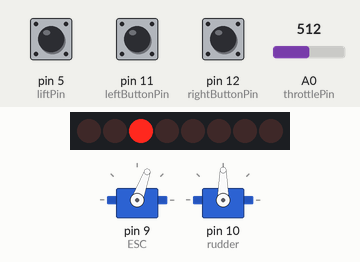
Recording of a sketch running on a simulated Arduino Uno, built with avr-gcc and run on an emulated ATmega328P. Parts: 8 shift-register outputs drawn as a row of LEDs (first output left, lit = HIGH), 2 × servo. Wiring (inferred from the names in the program): shift register (74HC595): data pin 2; shift clock pin 3; latch pin 4. Wiring (inferred from the signals the program sends): row of LEDs: on Q0, Q1, Q2, Q3, Q4, Q5, Q6, Q7. Inputs (shaded band) come from the test bench; at power-on: A0 (throttlePin) = 512, pin 11 (leftButtonPin) HIGH, pin 12 (rightButtonPin) HIGH, pin 5 (liftPin) HIGH. What the sketch prints to the serial monitor is not drawn.

Above: at 1.2 s.
1.3 s: A0 (throttlePin) set to 494
At 1.36 s:
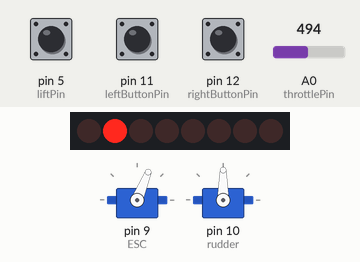
4.3 s: A0 (throttlePin) set to 413
At 5.33 s:
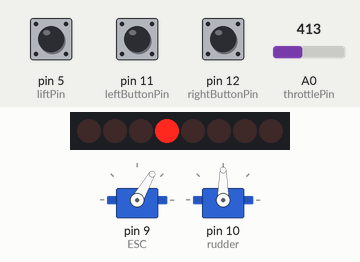
7.3 s: A0 (throttlePin) set to 388
At 8.7 s:
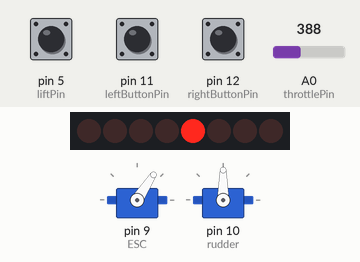
9.7 s: pin 11 (leftButtonPin) pulled LOW for 0.15 s
At 10.25 s:
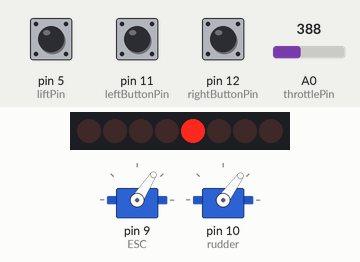
10.4 s: pin 12 (rightButtonPin) pulled LOW for 1 s
At 10.57 s:
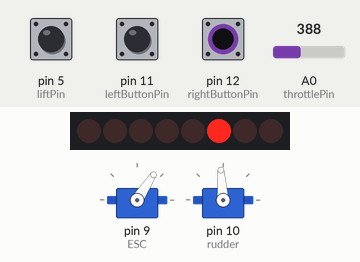
12.0 s: pin 11 (leftButtonPin) pulled LOW for 1 s
At 12.7 s:
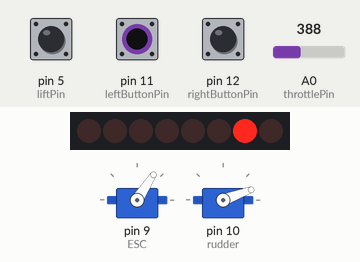
Timing chart, 0 to 14.6 s (numbered marks = the images above; inputs shaded):
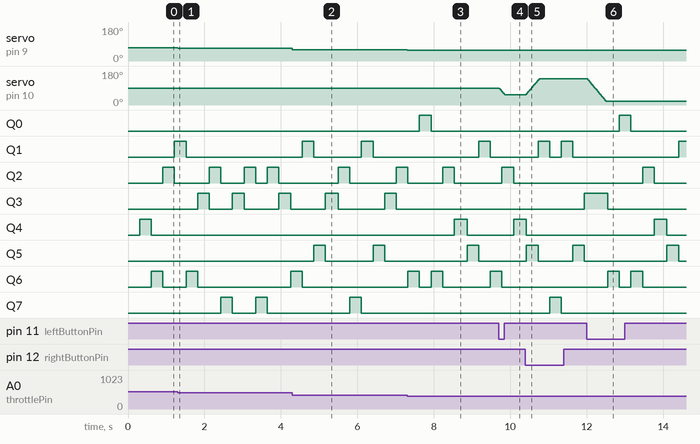

The sketch:

HoverCraft_v1.0.ino
```cpp
#include <Servo.h>
#include <elapsedMillis.h>

int intervalLEDS = 2000;
const int minIntervalLEDS = 2000;

Servo ESC;
Servo rudder;

int data = 2;
int clock = 3;
int latch = 4;

const int liftPin = 5;
const int leftButtonPin = 11;
const int rightButtonPin = 12;

int throttlePin = 0;
int rudderPin = 10;

int liftState = 0;
int lift = 0;

int ledState = 0;

int rudderState = 90;

const int ON = HIGH;
const int OFF = LOW;

elapsedMillis timerLEDS;

int larsonState = 0;
int larsonLED = 0;

//For more details http://en.wikipedia.org/wiki/Bitwise_operation
int bits[] = {B00000001, B00000010, B00000100, B00001000,
              B00010000, B00100000, B01000000, B10000000};
int masks[] = {B11111110, B11111101, B11111011, B11110111,
               B11101111, B11011111, B10111111, B01111111};

void setup()
{
  ESC.attach(9);
  rudder.attach(10);
  pinMode(liftPin, INPUT);
  pinMode(throttlePin, INPUT);

  pinMode(data, OUTPUT);
  pinMode(clock, OUTPUT);
  pinMode(latch, OUTPUT);

  pinMode(leftButtonPin, INPUT);
  pinMode(rightButtonPin, INPUT);
  Serial.begin(9600);

  timerLEDS = 0;

}
void loop()
{

  if(digitalRead(liftPin) == LOW)
  {

     if(liftState == 0)
     {

        liftState = 1;
        lift = 179;

     }
     else if(liftState == 1)
     {

        liftState = 0;
        lift = 20;

     }
     else
     {

        liftState = 0;

     }

  }

//  if(liftState == 0)
//  {
//
//     if(lift > 0)
//     {
//
//        lift--;
//
//     }
//
//  }
//  else if(liftState == 1)
//  {
//
//     if(lift < 80)
//     {
//
//        lift++;
//
//     }

  //}

  if (timerLEDS > intervalLEDS) {
    timerLEDS = 0; //reset the timer

    changeLED(larsonLED, OFF);

    if(larsonState < 7){

       larsonLED++;
       larsonState++;

    }
    else if(larsonState < 13)
    {

      larsonLED--;
      larsonState++;


    }
    else
    {

     larsonState = 0;
     larsonLED = 0;
    }

    changeLED(larsonLED, ON);

  }

  if(digitalRead(leftButtonPin) == LOW)
  {

    if(rudderState > 20)
    {
       rudderState--;
    }

  }
  if(digitalRead(rightButtonPin) == LOW)
  {

    if(rudderState < 140)
    {
       rudderState++;
    }

  }

  int throttle = analogRead(throttlePin);
  throttle = map(throttle, 0, 1023, 20, 120);
  ESC.write(throttle);
  Serial.println(throttle);

  rudder.write(rudderState);

  intervalLEDS = minIntervalLEDS / throttle;

}

void updateLEDs(int value){
  digitalWrite(latch, LOW);     //Pulls the chips latch low
  shiftOut(data, clock, MSBFIRST, value); //Shifts out the 8 bits to the shift register
  digitalWrite(latch, HIGH);   //Pulls the latch high displaying the data
}

void changeLED(int led, int state){
   ledState = ledState & masks[led];  //clears ledState of the bit we are addressing

   //if the bit is on we will add it to ledState
   if(state == ON){ledState = ledState | bits[led];}
   updateLEDs(ledState);              //send the new LED state to the shift register
 }
```

Measured:
- the behaviour switches between 502 and 501 on A0 (throttlePin) (found by bisection; images 0 and 1)
- the behaviour switches between 399 and 398 on A0 (throttlePin) (found by bisection; images 2 and 3)
- after the input at 1.3 s, servo on pin 9 (ESC): 70° → 68° at once
- after the input at 4.3 s, servo on pin 9 (ESC): 68° → 60° at once
- after the input at 7.3 s, servo on pin 9 (ESC): 60° → 57° at once
- after the input at 9.7 s, servo on pin 10 (rudder): 90° → 54° at once
- after the input at 10.4 s, servo on pin 10 (rudder): moves from 54° to 140° over 0.33 s, starting at once
- after the input at 12.0 s, servo on pin 10 (rudder): moves from 140° to 20° over 0.48 s, starting at once
